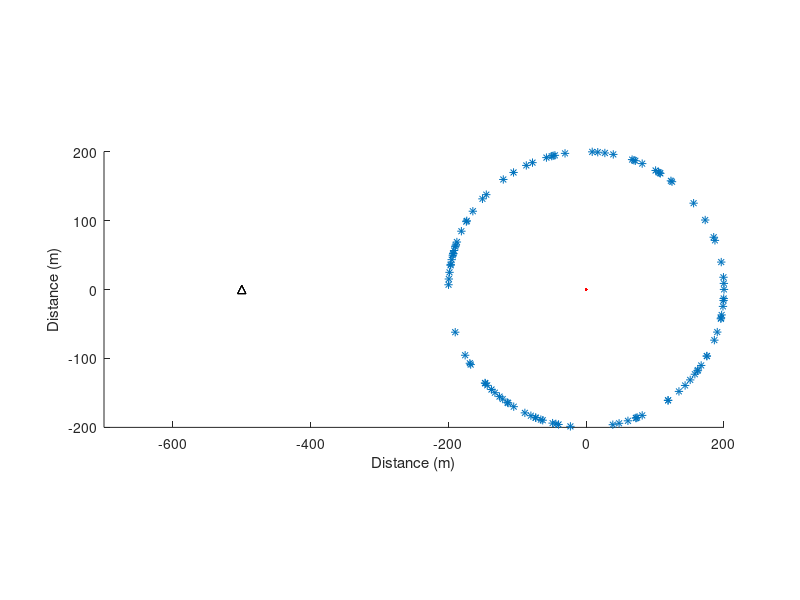
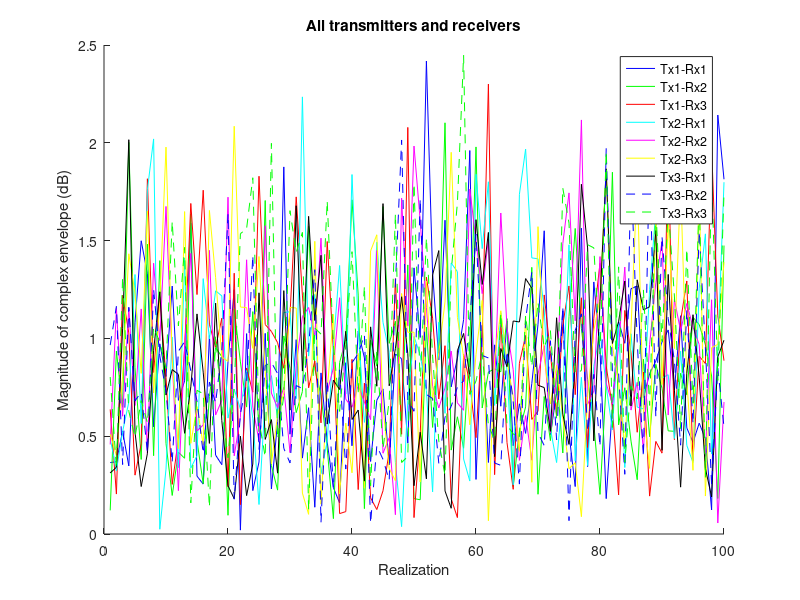
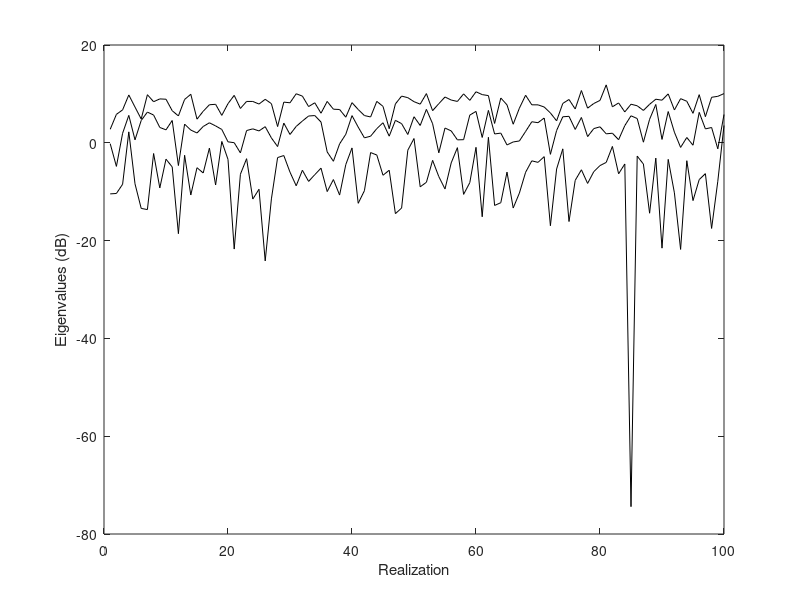

Write the MATLAB code that produced these figures, in order. (Note: this script raises an error after producing the figures.)
%
% project1023   % MIMO scenario. MS static. Large antenna separation
% 
% =======================================================================
% Initialize 
% =======================================================================
clear
close all
clc
% =======================================================================
% basic inputs 
% =======================================================================
fc=2000;         % MHz  Carrier frequency
 
NSC=100;         % Number of scatterers
avPower=0;     % sigma^2  Raverage power

%%%%%%%%%%%%%%%%%%%%%%%%%%%%%%%%%%%%%%%%%%%%%%%%%%%%%%%%%%%%%%%%%%%%%%%%%%%
Nreal=100;      % Number of realizations.
%%%%%%%%%%%%%%%%%%%%%%%%%%%%%%%%%%%%%%%%%%%%%%%%%%%%%%%%%%%%%%%%%%%%%%%%%%%

% =======================================================================
% indirect parameters 
% =======================================================================
lambdac=300/fc;    % m wavelength
kc=2*pi/lambdac;   % propagation constant
a=sqrt(10.^(avPower/10)/NSC)  % magnitude of echoes
%%%%%%%%%%%%%%%%%%%%%%%%%%%%%%%%%%%%%%%%%%%%%%%%%%%%%%%%%%%%%%%%%%%%%%%%%%%
realaxis=1:Nreal;    % realization axis
%%%%%%%%%%%%%%%%%%%%%%%%%%%%%%%%%%%%%%%%%%%%%%%%%%%%%%%%%%%%%%%%%%%%%%%%%%%

% =======================================================================
% geometric inputs 
% =======================================================================

dBS=500;
angleBS=180;
BSx=dBS*cosd(angleBS) % location of transmitter (BS) x-coordinate
BSy=dBS*sind(angleBS)  % location of transmitter (BS) y-coordinate

fig=figure;    % Open scenario plot
hold on

% =======================================================================
% Transmitter geometry
% =======================================================================
N_tx=3;             % Transmitter antennas number.
delta_tx=lambdac;   % Distance between adjacent transmitter antennas (m).
epsilon=0;         % Angle between Y-axis and the transmitter antennas axis (deg).

BS_epaxis=(-(N_tx-1)/2:(N_tx-1)/2)*delta_tx;
BSxi=(BS_epaxis*sind(180-epsilon))+BSx;
BSyi=(BS_epaxis*cosd(180-epsilon))+BSy;
plot(BSxi,BSyi,'k^')

% Mobile geometry
N_rx=3;             % No. of MS antennas 
delta_rx=lambdac;   % Distance between adjacent mobile antennas (m).

MSyi=(-(N_rx-1)/2:(N_rx-1)/2)*delta_rx;

%===================================================
MSx=0;
MSy=0;
plot(MSx,MSy,'r')
%===================================================

plot(repmat(MSx,1,length(MSyi)),MSyi,'r.')
%===================================================
MINx=min(min([BSxi MSx]))-200;
MAXx=max(max([BSxi MSx]))+200;
MINy=min(min(min([BSyi MSy'])))-200;
MAXy=max(max(max([BSyi MSy'])))+200;
axis([MINx MAXx MINy MAXy])
axis equal

% locations of point scatterers =========================================

minalpha=0;
maxalpha=360;

D=200;                        % radius from origin
alpha=rand(NSC,1)*(maxalpha-minalpha)+minalpha;  % random draw of angles of arrival

SCx=D.*cosd(alpha);
SCy=D.*sind(alpha);

plot(SCx,SCy,'*')
xlabel('Distance (m)');
ylabel('Distance (m)');

% =======================================================================
% calculate distance matrix 

%%%%%%%%%%%%%%%%%%%%%%%%%%%%%%%%%%%%%%%%%%%%%%%%%%%%%%%%%%%%%%%%%%%%%%%%%%%
distBSSC=zeros(N_tx,1,NSC);
for ii=1:N_tx
    distBSSC(ii,1,:)=sqrt((BSxi(ii)-SCx).^2+(BSyi(ii)-SCy).^2);
end
distBSSC=repmat(distBSSC,[1 N_rx 1]);

distSCMS=zeros(1,N_rx,NSC);
for ii=1:N_rx
    distSCMS(1,ii,:)=sqrt((SCx-MSx).^2+(SCy-MSyi(ii)).^2);
end
distSCMS=repmat(distSCMS,[N_tx 1 1]);

distBSSCMS=distBSSC+distSCMS;
%%%%%%%%%%%%%%%%%%%%%%%%%%%%%%%%%%%%%%%%%%%%%%%%%%%%%%%%%%%%%%%%%%%%%%%%%%%
    

% =======================================================================
% calculate complex envelope 
% =======================================================================

%%%%%%%%%%%%%%%%%%%%%%%%%%%%%%%%%%%%%%%%%%%%%%%%%%%%%%%%%%%%%%%%%%%%%%%%%%%
r=zeros(N_tx,N_rx,Nreal);
for ii=1:Nreal
    % Random phases for each transmitter, receiver and scatterer.
    phi=[];
    for ll=1:N_tx
        for jj=1:N_rx
            for kk=1:NSC
                phi(ll,jj,kk)=rand(1,1)*2*pi;
            end
        end
    end
  
    ray=a*exp(-j*(kc*distBSSCMS-phi));
    r(:,:,ii)=sum(ray,3);
end


cadColors=['b  ';'g  ';'r  ';'c  ';'m  ';'y  ';'k  ';'b--';'g--'];
figure,hold on
for ii=1:N_tx
    for jj=1:N_rx
        dataplot=zeros(1,Nreal);
        dataplot(1,:)=abs(r(ii,jj,:));
        plot(realaxis,dataplot,cadColors(N_tx*(ii-1)+jj,:));
    end
end
hold off
xlabel('Realization')
ylabel('Magnitude of complex envelope (dB)')
title('All transmitters and receivers')
legend('Tx1-Rx1','Tx1-Rx2','Tx1-Rx3','Tx2-Rx1','Tx2-Rx2','Tx2-Rx3',...
    'Tx3-Rx1','Tx3-Rx2','Tx3-Rx3','Location','Best');

H=r;
%%%%%%%%%%%%%%%%%%%%%%%%%%%%%%%%%%%%%%%%%%%%%%%%%%%%%%%%%%%%%%%%%%%%%%%%%%%


% calculate singular values

Neigens=min(N_tx,N_rx);
eigens=zeros(Neigens,Nreal);
for ii=1:Nreal
    eigens(:,ii)=svd(H(:,:,ii));
end

eigens=eigens.^2;  % before they were singular values, now eigenvalues

figure,plot(realaxis,10*log10(eigens),'k')
xlabel('Realization')
ylabel('Eigenvalues (dB)')

CDFx=[];
CDFy=[];
for ii=1:min(N_tx,N_rx)
    [x,y]=fCDF(eigens(ii,:));
    CDFx=[CDFx, x'];
    CDFy=[CDFy, y'];
end
figure,semilogy(10*log10(CDFx),CDFy)
xlabel('Eigenvalues (dB)')
ylabel('Probability the abscissa is not exceeded')

% ======================================================================
% claculate capacity time-series with equal power assingment to all models 

SNR=20;   % Signal to noise ratio in dB
snr=10^(0.1*SNR);

CSISO(1,:)=log2(1+snr.*abs(r(1,1,:)).^2);
CMIMO=log2(1+snr.*eigens./Neigens);

% figure,plot(realaxis,CMIMO,realaxis,sum(CMIMO),realaxis,CSISO,'.-')
figure,plot(realaxis,CMIMO,'k:',realaxis,sum(CMIMO),'k',realaxis,CSISO,'k.-')
xlabel('Realization')
ylabel('Capacity (b/s/Hz)')
legend('MIMO channels ','Overall MIMO','SISO', 'Location', 'Best')

[xMIMO,yMIMO]=fCDF(sum(CMIMO))
[xSISO,ySISO]=fCDF(CSISO)
figure,semilogy(xMIMO,yMIMO,'k',xSISO,ySISO,'k.-')
xlabel('Capacity (b/s/Hz)')
ylabel('Probability the abscissa is not exceeded')
legend('MIMO','SISO', 'Location', 'Best')




% ======================================================================
% calculate RMIMO

RMIMO=zeros(N_tx*N_rx,N_tx*N_rx);
row=1;
col=1;
for ii=1:N_tx
    for jj=1:N_rx
        for kk=1:N_tx
            for mm=1:N_rx
                auxx=corrcoef(r(ii,jj,:),r(kk,mm,:));
                RMIMO(row,col)=auxx(1,2);
                col=col+1;
            end
        end
        row=row+1;
        col=1;
    end
end

% save RMIMO RMIMO

% ========================================================================
% BS side correlations
% ========================================================================

RBS=zeros(N_tx,N_tx);
for ii=1:N_tx
    for kk=1:N_tx
        auxx=corrcoef(r(ii,1,:),r(kk,1,:));
        RBS(ii,kk)=auxx(1,2);
    end
end
RBS
% ========================================================================
% MS side correlations
% ========================================================================

RMS=zeros(N_rx,N_rx);
for ii=1:N_rx
    for kk=1:N_rx
        auxx=corrcoef(r(1,ii,:),r(1,kk,:));
        RMS(ii,kk)=auxx(1,2);
    end
end
RMS

% =======================================================================
RMIMOkron=kron(RBS,RMS)

abs(RMIMO)-abs(RMIMOkron)

abs(RMIMO-RMIMOkron)
